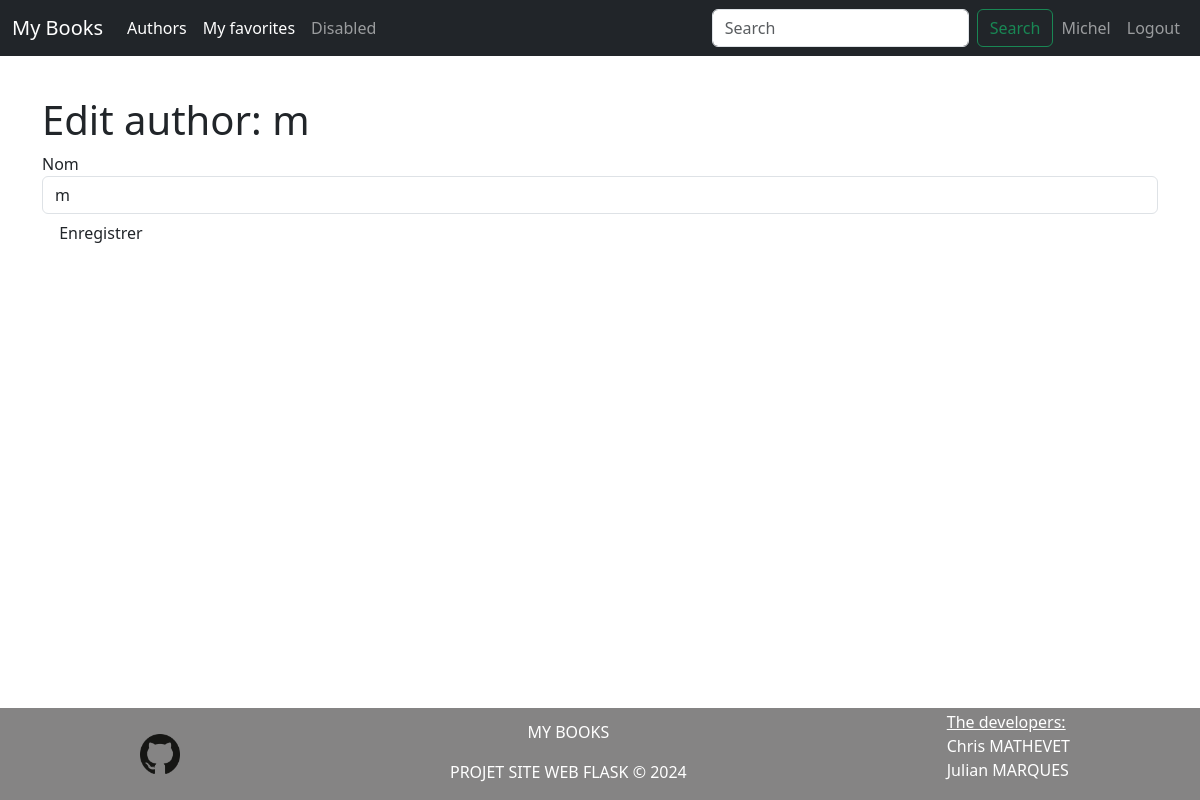
The page /edit/author/2 (signed in) on the database as committed earlier.
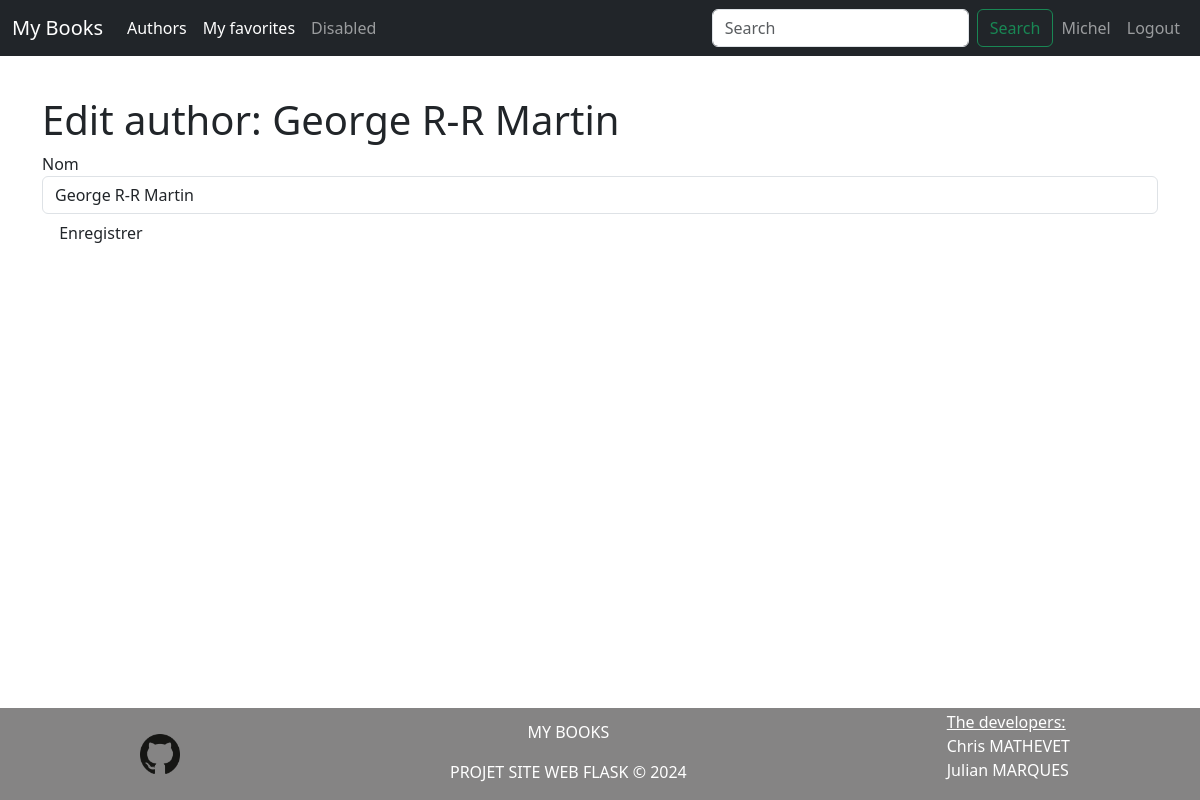
The same page on the database as committed later.
### myApp/models.py (models this page shows, shortened)
class Author(db.Model):
    id = db.Column(db.Integer, primary_key=True)
    name = db.Column(db.String(100))

### myApp/views.py (the view)
@app.route("/edit/author/<int:id>")
@login_required
def edit_author(id):
    a = mod.get_author_by_id(id)
    f = AuthorForm(id=a.id, name=a.name)
    return render_template (
        "edit-author.html",
        author=a, form=f)

### myApp/views.py
class AuthorForm(FlaskForm):
    id = HiddenField ("id")
    name = StringField("Nom",validators =[DataRequired()])

### myApp/models.py (called while the page is built)
def get_author_by_id(id:int):
    return Author.query.get_or_404(id)

@login_manager.user_loader
def load_user(username):
    return User.query.get(username)

### myApp/templates/edit-author.html (shortened to what this page needs)
{% extends "baseBS.html" %}
{% block content %}
<h1>Edit author: {{ author.name }}</h1>
<form method="POST" action="{{ url_for('save_author') }}">
    <div class =
        {% if form.name.errors %}
        "form-group has-error"
        {% else %}
        "form-group"
        {% endif %}
        >
        {{ form.name.label }} {{ form.name(size=50,
        class_="form-control") }}
    </div >
    <input class="btn btn-default" type="submit" value=" Enregistrer ">
</form>
{% endblock %}

Rows that differ between the two databases and show on the page:
changed Author: name "m" → "George R-R Martin"; name (not shown) → "George R-R Martin"
Other text that changed with them:
form field name: "m" → (not shown)
